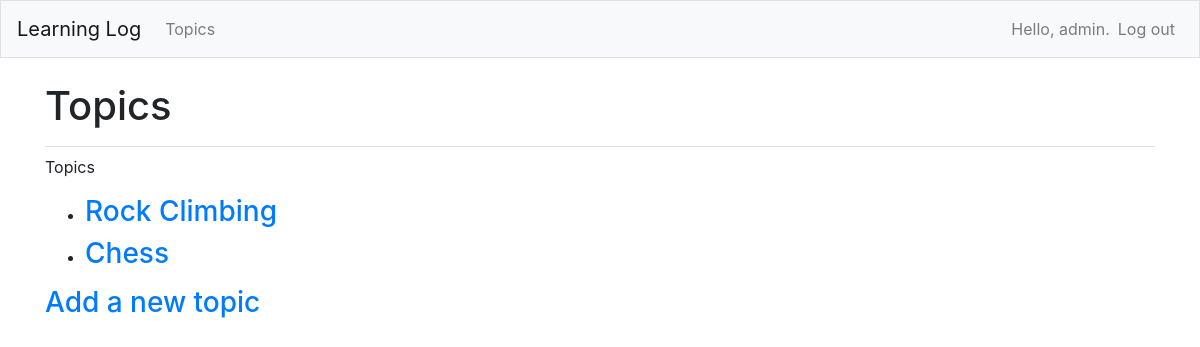
The app's page /topics (signed in), older data.
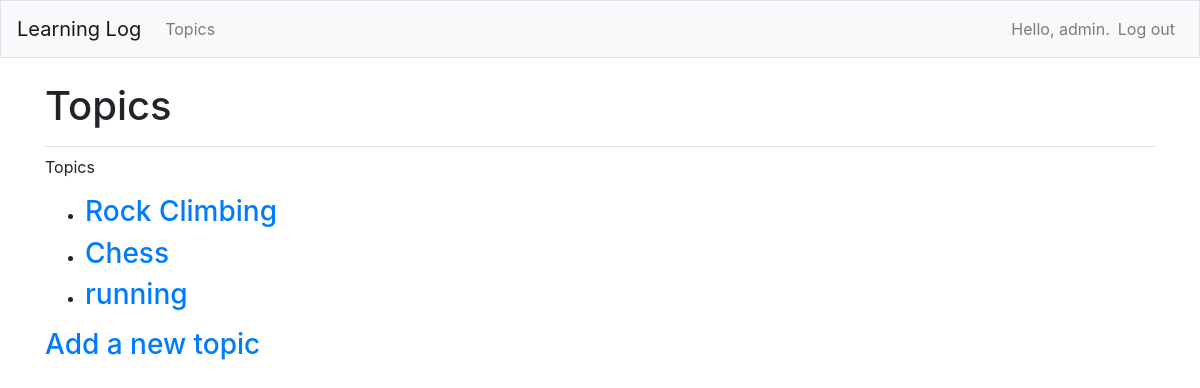
The same page, newer data.
### MainApp/models.py (models this page shows)
class Topic(models.Model):
    text = models.CharField(max_length=200)
    date_added = models.DateTimeField(auto_now_add=True)
    owner = models.ForeignKey(User, on_delete=models.CASCADE)
    def __str__(self):
        return self.text

### MainApp/views.py (the view)
# urls.py: path("topics", views.topics, name="topics"),
@login_required
def topics(request):
    topics = Topic.objects.filter(owner=request.user).order_by("date_added")
    context = {"topics": topics}
    return render(request, "MainApp/topics.html", context)

### MainApp/templates/mainapp/topics.html
{% extends "MainApp/base.html" %}
{% block page_header %}
<h1>Topics</h1>
{% endblock page_header %}
{% block content %}
<p>Topics</p>
<ul>
    {% for t in topics %}
    <li><h3>
        <a href="{% url 'MainApp:topic' t.id %}">{{t}}</a>
    </h3></li>
    {% empty %}
    <li><h3>No topics have been added yet.</h3></li>
    {% endfor %}
</ul>
<h3><a href ="{% url 'MainApp:new_topic' %}">Add a new topic</a></h3>
{% endblock content %}

Row changes from the older to the newer data that the page shows:
added Topic: text "running"
